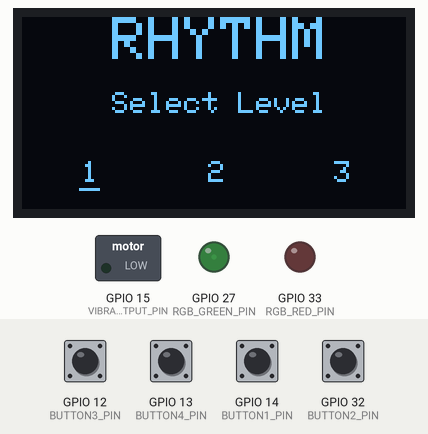
This sketch was run on a simulated ESP32. Parts: 128×64 one-colour display, switched loads named in the sketch (green lamp = pin HIGH), output pins drawn as LEDs (lit = HIGH). Dashed ring = blinking. Inputs (shaded band) come from the test bench; at power-on: GPIO 12 (BUTTON3_PIN), GPIO 13 (BUTTON4_PIN), GPIO 14 (BUTTON1_PIN), GPIO 32 (BUTTON2_PIN) HIGH.

Above: at 1.2 s.
1.3 s: GPIO 12 (BUTTON3_PIN) pulled LOW for 0.15 s
At 2.72 s:
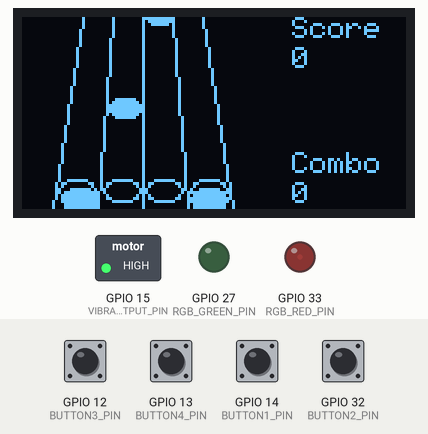
3.4 s: GPIO 13 (BUTTON4_PIN) pulled LOW for 0.15 s
At 3.69 s:
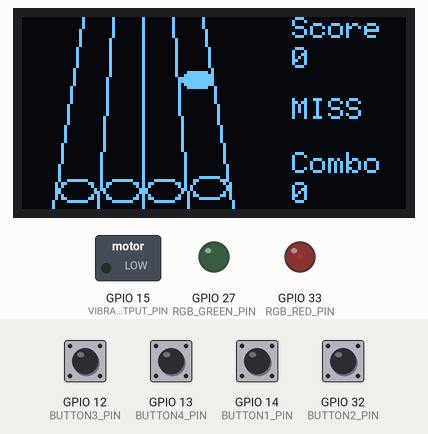
6.3 s: GPIO 14 (BUTTON1_PIN) pulled LOW for 0.15 s
At 6.41 s:
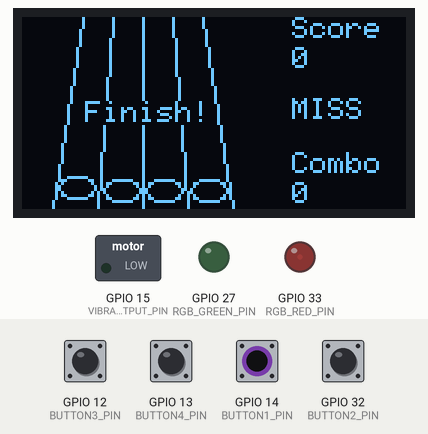
8.5 s: GPIO 32 (BUTTON2_PIN) pulled LOW for 0.15 s
At 9.7 s:
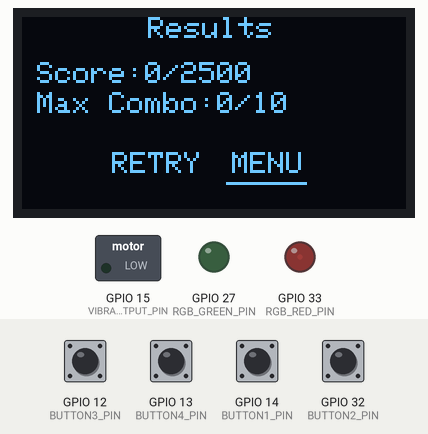
10.1 s: GPIO 12 (BUTTON3_PIN) pulled LOW for 0.15 s
At 11.4 s:
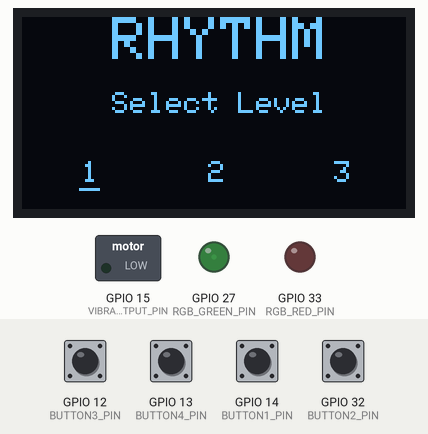
11.8 s: GPIO 32 (BUTTON2_PIN) pulled LOW for 1 s
At 12.4 s:
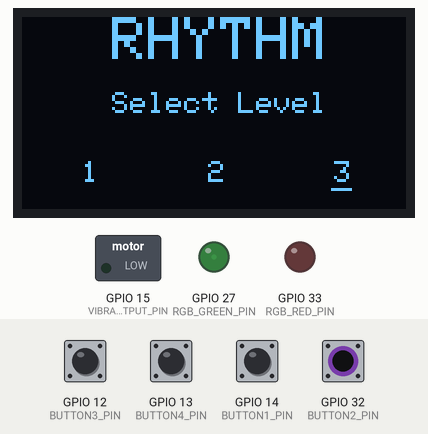
Timing chart, 0 to 14.8 s (numbered marks = the images above; inputs shaded):
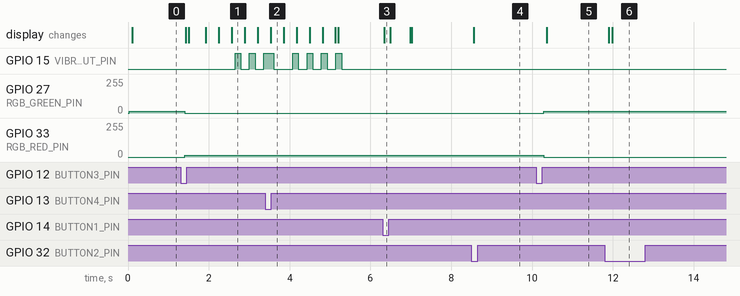

The sketch:

guitar_hero.ino
```cpp
#include <SPI.h>
#include <Wire.h>
#include <Adafruit_GFX.h>
#include <Adafruit_SSD1306.h>
#include <ESP32Servo.h>
#include "src/Note/Note.h"

#define SCREEN_WIDTH 128 // OLED display width, in pixels
#define SCREEN_HEIGHT 64 // OLED display height, in pixels

// Declaration for an SSD1306 display connected to I2C (SDA, SCL pins)
#define OLED_RESET     4 // Reset pin # (or -1 if sharing Arduino reset pin)
// Instantiate SSD1306 driver display object
Adafruit_SSD1306 _display(SCREEN_WIDTH, SCREEN_HEIGHT, &Wire, OLED_RESET);


const int PWM_CHANNEL_RED = 2; // ESP32 has 16 channels which can generate 16 independent waveforms
const int PWM_CHANNEL_GREEN = 1;
const int PWM_FREQ = 500;  // Recall that Arduino Uno is ~490 Hz. Official ESP32 example uses 5,000Hz

// We'll use same resolution as Uno (8 bits, 0-255) but ESP32 can go up to 16 bits
// Espressif docs seem to suggest that 10-15 bits is most common
// See: https://docs.espressif.com/projects/esp-idf/en/latest/esp32/api-reference/peripherals/ledc.html#ledc-api-supported-range-frequency-duty-resolution
// Determined 1-16 bits for resolution here:
// https://github.com/espressif/arduino-esp32/blob/a4305284d085caeddd1190d141710fb6f1c6cbe1/cores/esp32/esp32-hal-ledc.h
const int PWM_RESOLUTION = 8;

// The max duty cycle value based on PWM resolution (will be 255 if resolution is 8 bits)
const int MAX_DUTY_CYCLE = (int)(pow(2, PWM_RESOLUTION) - 1);

const short DELAY_LOOP_MS = 10; // change to slow down how often to read and graph value

// RGB LED pins
const short RGB_RED_PIN = 33;
const short RGB_GREEN_PIN  = 27;

// Vibromotor pin
const short VIBRATE_OUTPUT_PIN = 15;

// Buzzer pin
const short BUZZER_PIN = 26;

// Game button pins
const short BUTTON1_PIN = 14;
const short BUTTON2_PIN = 32;
const short BUTTON3_PIN = 12;
const short BUTTON4_PIN = 13;

// Use these on menu
const char title[] = "RHYTHM";
const char select[] = "Select Level";
const char level_1_txt[] = "LEVEL 1";
const char level_2_txt[] = "LEVEL 2";
const char level_3_txt[] = "LEVEL 3";

// Use these in game
const char great[] = "GREAT";
const char good[] = "GOOD";
const char bad[] = "BAD";
const char miss[] = "MISS";

const char score[] = "Score";
const char combo[] = "Combo";

const char finish[] = "Finish!";

const char results[] = "Results";
const char scoreResults[] = "Score:";
const char maxCombo[] = "Max Combo:";
const char retry[] = "RETRY";
const char menu[] = "MENU";

const short RADIUS = 4;

const short DEBOUNCE_TIME = 50;

int16_t x, y;
uint16_t textWidth, textHeight;

// Game state tracker
short gameState = 1;

// Track the level state
short levelState = 1;

// Track the RGB value
short RGBVal = 0;

// Track how long vibrator has been vibrating
short vibTimer = 0;

// Track how long buzzer has been sounding
short toneTimer = 0;

// Store the current score and combo
int scoreNum = 0;
short comboNum = 0;

// Store the max combo
short maxComboNum = 0;

// Used to draw notes on screen at correct time
int timer = 0;

// How good the timing of the note was
short noteStatus = 0;

// Track how many notes have passed
short passedNotes = 0;

// Number of notes for the current level
short numNotes = 0;

// Track if the game has ended
bool endGame = false;

// Track end game button state
short endState = 1;

// Number of notes in each song
const int NOTES_1 = 10;
const int NOTES_2 = 70;
const int NOTES_3 = 146;

// Define note frequencies
const double Ab_3 = 207.65;
const double F_3 = 174.61;
const double C_4 = 261.63;
const double D_4 = 293.66;
const double E_4 = 329.63;
const double F_4 = 349.23;
const double G_4 = 392.00;
const double Ab_4 = 415.30;
const double A_4 = 440.00;
const double Bb_4 = 466.16;
const double B_4 = 493.88;
const double C_5 = 523.25;
const double Cs_5 = 554.37;
const double D_5 = 587.33;
const double Eb_5 = 622.25;
const double E_5 = 659.25;
const double F_5 = 698.46;
const double Fs_5 = 739.99;
const double G_5 = 783.99;
const double Ab_5 = 830.61;
const double A_5 = 880.00;
const double Bb_5 = 932.33;
const double B_5 = 987.77;
const double C_6 = 1046.50;
const double Cs_6 = 1108.73;
const double D_6 = 1174.66;
const double Eb_6 = 1244.51;

// The easy song
Note level_1[] = { Note(1, 100, C_4), Note(4, 100, C_4), Note(2, 200, D_4), Note(3, 300, E_4), Note(4, 400, F_4),
                   Note(4, 500, G_4), Note(3, 600, A_4), Note(2, 700, B_4), Note(1, 800, C_5),
                   Note(4, 800, C_5) };

// The medium song
Note level_2[] = { Note(1, 100, C_5), Note(2, 100, C_5), Note(3, 100, C_5), Note(4, 100, C_5),
                   Note(1, 200, C_5),
                   Note(3, 300, G_5), Note(4, 300, G_5),
                   Note(3, 400, G_5),
                   Note(4, 500, A_5), Note(1, 500, A_5),
                   Note(4, 600, A_5),
                   Note(2, 700, G_5), Note(3, 700, G_5),
                   Note(4, 900, F_5), Note(1, 900, F_5),
                   Note(4, 1000, F_5),
                   Note(3, 1100, E_5), Note(4, 1100, E_5),
                   Note(3, 1200, E_5),
                   Note(2, 1300, D_5), Note(1, 1300, D_5),
                   Note(2, 1400, D_5),
                   Note(1, 1500, C_5), Note(4, 1500, C_5),
                   Note(3, 1700, G_5), Note(1, 1700, G_5),
                   Note(3, 1800, G_5),
                   Note(2, 1900, F_5), Note(3, 1900, F_5),
                   Note(2, 2000, F_5),
                   Note(4, 2100, E_5), Note(1, 2100, E_5),
                   Note(4, 2200, E_5),
                   Note(1, 2300, D_5), Note(2, 2300, D_5),
                   Note(1, 2500, G_5), Note(4, 2500, G_5),
                   Note(1, 2600, G_5),
                   Note(3, 2700, F_5), Note(2, 2700, F_5),
                   Note(3, 2800, F_5),
                   Note(2, 2900, E_5), Note(3, 2900, E_5),
                   Note(2, 3000, E_5),
                   Note(4, 3100, D_5), Note(1, 3100, D_5),
                   Note(2, 3300, C_5), Note(4, 3300, C_5),
                   Note(2, 3400, C_5),
                   Note(3, 3500, G_5), Note(1, 3500, G_5),
                   Note(3, 3600, G_5),
                   Note(4, 3700, A_5), Note(1, 3700, A_5),
                   Note(4, 3800, A_5),
                   Note(3, 3900, G_5), Note(2, 3900, G_5),
                   Note(2, 4100, F_5), Note(4, 4100, F_5),
                   Note(2, 4200, F_5),
                   Note(4, 4300, E_5), Note(1, 4300, E_5),
                   Note(4, 4400, E_5),
                   Note(3, 4500, D_5), Note(2, 4500, D_5),
                   Note(3, 4600, D_5),
                   Note(1, 4700, C_5), Note(2, 4700, C_5), Note(3, 4700, C_5), Note(4, 4700, C_5) };

// The hard song
Note level_3[] = { Note(1, 100, Ab_4), Note(1, 240, Ab_4), Note(3, 280, C_5), Note(4, 320, C_5), // Intro
                   Note(1, 440, C_5), Note(4, 480, F_4), Note(2, 530, F_4), Note(3, 620, F_4),
                   Note(1, 860, Ab_4), Note(1, 1000, Ab_4), Note(3, 1040, C_5), Note(2, 1080, C_5),
                   Note(2, 1200, C_5), Note(3, 1240, F_4), Note(1, 1290, F_4), Note(4, 1380, F_4),
                   Note(2, 1420, Eb_6), Note(3, 1480, C_6), Note(1, 1520, Eb_6), Note(4, 1560, C_6), // Intro extra + end intro
                   Note(2, 1600, C_5), Note(3, 1640, C_5), Note(1, 1920, C_5), Note(3, 1960, C_5), // Verse
                   Note(1, 2000, C_5), Note(4, 2100, C_5), Note(2, 2140, C_5), Note(3, 2180, Eb_5),
                   Note(1, 2280, Eb_5), Note(4, 2320, F_5),
                   Note(2, 2360, C_5), Note(1, 2400, C_5), Note(3, 2680, C_5), Note(4, 2720, C_5), // LINE 1 REPEAT
                   Note(1, 2760, C_5), Note(3, 2860, C_5), Note(2, 2900, C_5), Note(4, 2940, Eb_5),
                   Note(3, 3040, Eb_5), Note(1, 3080, F_5),
                   Note(4, 3120, Cs_5), Note(1, 3160, Cs_5), Note(2, 3420, C_5), Note(3, 3520, Cs_5), // different line
                   Note(4, 3560, C_5), Note(3, 3600, Bb_4), Note(2, 3640, Ab_4), Note(1, 3680, C_5),
                   Note(2, 3780, Ab_4), Note(4, 3880, Bb_4),
                   Note(3, 4160, C_5), Note(1, 4210, Bb_4), Note(2, 4260, C_5), Note(3, 4310, Eb_5), // extra line
                   Note(4, 4360, C_5), Note(3, 4410, Bb_4), Note(2, 4460, Bb_5), Note(1, 4560, C_6),
                   Note(3, 4660, Cs_6), Note(1, 4710, C_6), Note(2, 4760, Cs_6), Note(4, 4810, C_6), //chorus
                   Note(2, 4860, Cs_6), Note(1, 4910, C_6), Note(4, 4960, Bb_5), Note(2, 5060, G_5),
                   Note(3, 5260, Ab_5), Note(2, 5360, Bb_5),
                   Note(1, 5460, C_6), Note(2, 5510, Bb_5), Note(3, 5560, C_6), Note(4, 5610, Bb_5), // second line of chorus
                   Note(3, 5660, C_6), Note(1, 5710, Bb_5), Note(4, 5760, Ab_5), Note(2, 5860, F_5),
                   Note(2, 6060, Bb_5), Note(4, 6160, C_6),
                   Note(1, 6260, Cs_6), Note(3, 6310, C_6), Note(2, 6360, Cs_6), Note(4, 6410, C_6), // third line of chorus
                   Note(2, 6460, Cs_6), Note(4, 6510, C_6), Note(1, 6560, C_6), Note(3, 6660, Bb_5),
                   Note(1, 6860, Eb_6), Note(4, 6910, Eb_6), Note(2, 6960, C_6), Note(3, 7010, Cs_6), // 4th line of chorus repeat
                   Note(2, 7060, Eb_6), Note(1, 7160, C_6),
                   Note(4, 7260, Eb_6), Note(3, 7310, Eb_6), Note(2, 7360, C_6), Note(1, 7410, Cs_6), // 4th line of chorus repeat 2nd time
                   Note(3, 7460, Eb_6), Note(1, 7560, C_6),
                   Note(2, 7660, Eb_6), Note(1, 7710, C_6), Note(4, 7760, Bb_5), Note(1, 7810, Ab_5), // 4th line extra
                   Note(2, 7860, Eb_5), Note(3, 7910, F_5), Note(1, 7960, Eb_5), Note(4, 8010, F_5), // 5th line
                   Note(3, 8160, Ab_5), Note(1, 8260, Fs_5), Note(2, 8310, G_5), Note(4, 8360, Fs_5),
                   Note(2, 8410, G_5), Note(1, 8560, Bb_5), Note(4, 8660, Ab_5),
                   Note(3, 8760, Bb_5), Note(1, 8810, C_6), Note(3, 8860, C_6), Note(1, 8910, Cs_6), // extra 1
                   Note(2, 8960, C_6),
                   Note(4, 9110, Ab_5), Note(1, 9160, Ab_5), Note(2, 9210, Ab_5), Note(1, 9260, C_6), // extra 2
                   Note(3, 9360, Ab_5),
                   Note(1, 9510, Cs_6), Note(2, 9560, Cs_6), Note(1, 9610, Cs_6), Note(3, 9660, Cs_6), // line 6 block 1
                   Note(4, 9710, C_6), Note(2, 9760, C_6),
                   Note(3, 9910, Bb_5), Note(1, 9960, Bb_5), Note(4, 10010, Bb_5), Note(1, 10060, Bb_5), // block 2
                   Note(2, 10110, Ab_5), Note(3, 10160, Ab_5),
                   Note(4, 10260, Cs_6), Note(3, 10360, C_6), Note(2, 10460, Bb_5), Note(1, 10560, Ab_5), // extra
                   Note(2, 10660, Ab_5), Note(3, 10710, Ab_5), Note(4, 10760, Ab_5), Note(2, 10860, Ab_5), // final line
                   Note(3, 10910, Ab_5), Note(4, 10960, C_6), Note(1, 11060, Ab_5) };

void setup(){
  Serial.begin(9600);

  // Initialize the display. If it fails, print failure to Serial
  // and enter an infinite loop
  if (!_display.begin(SSD1306_SWITCHCAPVCC, 0x3D)) { // Address 0x3D for 128x64
    Serial.println(F("SSD1306 allocation failed"));
    for (;;); // Don't proceed, loop forever
  }

  // Set up PWM
  ledcSetup(PWM_CHANNEL_RED, PWM_FREQ, PWM_RESOLUTION);
  ledcSetup(PWM_CHANNEL_GREEN, PWM_FREQ, PWM_RESOLUTION);

  // Set the RGB pins to output
  ledcAttachPin(RGB_RED_PIN, PWM_CHANNEL_RED);
  ledcAttachPin(RGB_GREEN_PIN, PWM_CHANNEL_GREEN);

  // Set the vibromotor pin to output
  pinMode(VIBRATE_OUTPUT_PIN, OUTPUT);

  // Take buttons as input
  pinMode(BUTTON1_PIN, INPUT_PULLUP);
  pinMode(BUTTON2_PIN, INPUT_PULLUP);
  pinMode(BUTTON3_PIN, INPUT_PULLUP);
  pinMode(BUTTON4_PIN, INPUT_PULLUP);
}

void loop(){
  // Track button press states
  short button1State = digitalRead(BUTTON1_PIN);
  short button2State = digitalRead(BUTTON2_PIN);
  short button3State = digitalRead(BUTTON3_PIN);
  short button4State = digitalRead(BUTTON4_PIN);

  // Clear the display
  _display.clearDisplay();

  // Setup text rendering parameters
  _display.setTextSize(1);
  _display.setTextColor(WHITE, BLACK);

  // Measure the text with those parameters. Pass x, y, textWidth, and textHeight
  // by reference so that they are set within the function itself.
  _display.getTextBounds(score, 0, 0, &x, &y, &textWidth, &textHeight);

  // On level select screen
  if (gameState == 1) {
    if (!button1State && levelState > 1) {
      levelState--;
    } else if (!button2State && levelState < 3) {
      levelState++;
    }

    // Turn on only green LED on menu screen
    ledcWrite(PWM_CHANNEL_RED, 0);
    ledcWrite(PWM_CHANNEL_GREEN, 14);

    // Setup text rendering parameters
    _display.setTextSize(2);
    // Print title
    _display.setCursor(30, 0);
    _display.print(title);

    // Setup text rendering parameters
    _display.setTextSize(1);
    // Print select level
    _display.setCursor(30, 25);
    _display.print(select);

    // Print select level
    _display.setCursor(20, 48);
    _display.print(1);
    _display.setCursor(62, 48);
    _display.print(2);
    _display.setCursor(104, 48);
    _display.print(3);

    _display.drawLine(19 + 42 * (levelState - 1), 57, 25 + 42 * (levelState - 1), 57, SSD1306_WHITE);

    // Enter game
    if (!button3State || !button4State) {
      gameState = 2;
    }

    // Used to debounce menu buttons
    delay(DEBOUNCE_TIME);

  } else if (gameState == 2) { // In game
    Note* level;
    if (levelState == 1) {
      level = level_1;
      numNotes = NOTES_1;
    } else if (levelState == 2) {
      level = level_2;
      numNotes = NOTES_2;
    } else {
      level = level_3;
      numNotes = NOTES_3;
    }

    // Turn off vibromotor after 20 ticks
    if (timer > vibTimer + 20) {
      digitalWrite(VIBRATE_OUTPUT_PIN, LOW);
      vibTimer = 0;
    }

    // Turn off tone after 30 ticks
    if (timer > toneTimer + 30) {
      noTone(BUZZER_PIN);
    }

    // Set score indicator LED
    RGBVal = map(scoreNum, 0, numNotes * 250, 0, 14);
    ledcWrite(PWM_CHANNEL_RED, 14 - RGBVal);
    ledcWrite(PWM_CHANNEL_GREEN, RGBVal);

    // Raise circle indicator when active
    short circleRise1 = 0;
    short circleRise2 = 0;
    short circleRise3 = 0;
    short circleRise4 = 0;

    if (!button1State){
      circleRise1 = 1;
    }
    if (!button2State){
      circleRise2 = 1;
    }
    if (!button3State){
      circleRise3 = 1;
    }
    if (!button4State){
      circleRise4 = 1;
    }

    // Drawing note lanes
    _display.drawLine(20, 0, 10, 64, SSD1306_WHITE);
    _display.drawLine(30, 0, 25, 64, SSD1306_WHITE);
    _display.drawLine(40, 0, 40, 64, SSD1306_WHITE);
    _display.drawLine(50, 0, 55, 64, SSD1306_WHITE);
    _display.drawLine(60, 0, 70, 64, SSD1306_WHITE);

    // Drawing note hit boundaries
    _display.drawRoundRect(12, 54 - circleRise1, 13, 8, 4, SSD1306_WHITE);
    _display.drawRoundRect(27, 54 - circleRise2, 13, 8, 4, SSD1306_WHITE);
    _display.drawRoundRect(41, 54 - circleRise3, 13, 8, 4, SSD1306_WHITE);
    _display.drawRoundRect(56, 54 - circleRise4, 13, 8, 4, SSD1306_WHITE);

    // Place text here
    _display.setCursor(90, 0);
    // Print out the string
    _display.print(score);

    // Print out numerical score
    _display.setCursor(90, 10);
    _display.print(scoreNum);

    // Print combo
    _display.setCursor(90, 45);
    _display.print(combo);
    _display.setCursor(90, 55);
    _display.print(comboNum);

    // Print note status
    _display.setCursor(90, 27);
    if (noteStatus == 1) {
      _display.print(great);
    } else if (noteStatus == 2) {
      _display.print(good);
    } else if (noteStatus == 3) {
      _display.print(bad);
    } else if (noteStatus == 4) {
      _display.print(miss);
    }

    // Update in-game timer
    timer += 10;
    // Still in game
    if (passedNotes != numNotes) {
      displayNotes(level, button1State, button2State, button3State, button4State);
    } else if (!endGame) { // End of song, exit to game over screen
      endGame = true;
      timer = 0;
    }

    // Display end game screen for 3 seconds
    if (endGame && timer < 500) {
      _display.setCursor(21, _display.height() / 2 - textHeight / 2);
      _display.print(finish);
      // Turn off vibration
      if (timer > 20) {
        digitalWrite(VIBRATE_OUTPUT_PIN, LOW);
      }
      // Turn off buzzer
      if (timer > 30) {
        noTone(BUZZER_PIN);
      }
    } else if (endGame && timer >= 500) { // Go to end game screen
      // Reset all note positions
      for (short i = 0; i < numNotes; i++) {
        level[i].reset();
      }
      gameState = 3;
    }
  } else { // Game over screen
    // Track which option the user is hovering
    if (!button1State && endState > 1) {
      endState--;
    } else if (!button2State && endState < 2) {
      endState++;
    }

    // Draw stats
    _display.setCursor(42, 0);
    _display.print(results);

    _display.setCursor(5, 15);
    _display.print(scoreResults);
    _display.print(scoreNum);
    _display.print("/");
    _display.print(numNotes * 250);
    _display.setCursor(5, 25);
    _display.print(maxCombo);
    _display.print(maxComboNum);
    _display.print("/");
    _display.print(numNotes);

    _display.setCursor(30, 45);
    _display.print(retry);
    _display.setCursor(70, 45);
    _display.print(menu);

    if (endState == 1) {
      _display.drawLine(28, 55, 60, 55, SSD1306_WHITE);
    } else {
      _display.drawLine(68, 55, 94, 55, SSD1306_WHITE);
    }

    if (!button3State || !button4State) {
      if (endState == 1) {
        gameState = 2;
      } else {
        gameState = 1;
        levelState = 1;
      }
      reset();
      delay(150);
    }
  }

  // Render graphics buffer to screen
  _display.display();

  if(DELAY_LOOP_MS > 0){
    delay(DELAY_LOOP_MS);
  }
}

// Controls the gameplay
void displayNotes(Note* level, int button1State, int button2State, int button3State, int button4State) {
  // Print all notes in level array
  for (short i = 0; i < numNotes; i++) {
    // Check for button clicks
    if (level[i].valid()) {
      if ( (!button1State && level[i].lane_ == 1) ||
           (!button2State && level[i].lane_ == 2) ||
           (!button3State && level[i].lane_ == 3) ||
           (!button4State && level[i].lane_ == 4) ) {
        if (level[i].currY_ > 51 && level[i].currY_ < 60) { // GREAT
          level[i].click();
          noteStatus = 1;
          comboNum++;
          scoreNum += 250;
          passedNotes++;
          tone(BUZZER_PIN, level[i].pitch_);
          toneTimer = timer;
        } else if (level[i].currY_ > 48 && level[i].currY_ < 63) { // GOOD
          level[i].click();
          noteStatus = 2;
          comboNum++;
          scoreNum += 200;
          passedNotes++;
          tone(BUZZER_PIN, level[i].pitch_);
          toneTimer = timer;
        } else if (level[i].currY_ > 45 && level[i].currY_ < 66) { // BAD
          level[i].click();
          noteStatus = 3;
          comboNum = 0;
          scoreNum += 50;
          passedNotes++;
          tone(BUZZER_PIN, level[i].pitch_);
          digitalWrite(VIBRATE_OUTPUT_PIN, HIGH);
          vibTimer = timer;
          toneTimer = timer;
        } else if (level[i].currY_ > 42) { // MISS
          level[i].click();
          noteStatus = 4;
          comboNum = 0;
          passedNotes++;
          digitalWrite(VIBRATE_OUTPUT_PIN, HIGH);
          vibTimer = timer;
        }
      } else if (level[i].currY_ >= 66) { // Player did not click
        noteStatus = 4;
        comboNum = 0;
        passedNotes++;
        digitalWrite(VIBRATE_OUTPUT_PIN, HIGH);
        vibTimer = timer;
      }
    }

    // Start displaying notes
    if (level[i].startTime_ <= timer && level[i].valid()) {
      _display.fillRoundRect(level[i].currX_, level[i].currY_, level[i].currW_, level[i].currH_, RADIUS, SSD1306_WHITE);
      level[i].update();
    }

    // Update max combo
    if (comboNum > maxComboNum) {
      maxComboNum = comboNum;
    }
  }
}

// Reset game counters
void reset() {
  scoreNum = 0;
  comboNum = 0;
  maxComboNum = 0;
  timer = 0;
  noteStatus = 0;
  passedNotes = 0;
  numNotes = 0;
  endGame = false;
  endState = 1;
  RGBVal = 0;
  vibTimer = 0;
  toneTimer = 0;
}
```

Source omitted: Note.cpp (1914 bytes), Note.h (340 bytes)

Measured:
- after the input at 1.3 s, GPIO 15 (VIBRATE_OUTPUT_PIN): alternates HIGH for 0.14 s and LOW for 0.21 s, starting after 1.3 s; GPIO 27 (RGB_GREEN_PIN): 14/255 → 0/255 after 0.10 s; GPIO 33 (RGB_RED_PIN): 0/255 → 14/255 after 0.10 s; the display: first changes after 0.13 s (image 1 shows a later state)
- after the input at 6.3 s, the display: changes after 0.05 s (image 3)
- after the input at 8.5 s, the display: changes after 0.06 s (image 4)
- after the input at 10.1 s, GPIO 27 (RGB_GREEN_PIN): 0/255 → 14/255 after 0.19 s; GPIO 33 (RGB_RED_PIN): 14/255 → 0/255 after 0.19 s; the display: changes after 0.26 s (image 5)
- after the input at 11.8 s, the display: first changes after 0.10 s (image 6 shows a later state)
